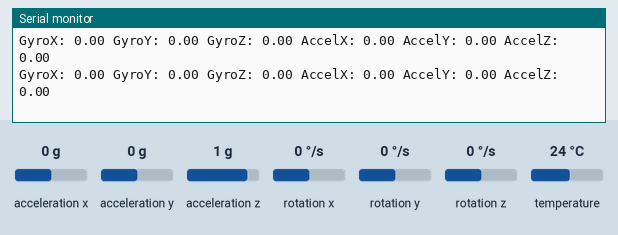
Recording of a sketch running on a simulated Arduino Uno, built with avr-gcc and run on an emulated ATmega328P. On the bench: the last lines printed to the serial monitor. The inputs (shaded band) are chosen by the test bench; at power-on: acceleration x 0 g, acceleration y 0 g, acceleration z 1 g, rotation x 0 °/s, rotation y 0 °/s, rotation z 0 °/s, temperature 24 °C.

Above: at 6.5 s.
6.6 s: acceleration x set to -1.4 g
At 6.63 s:
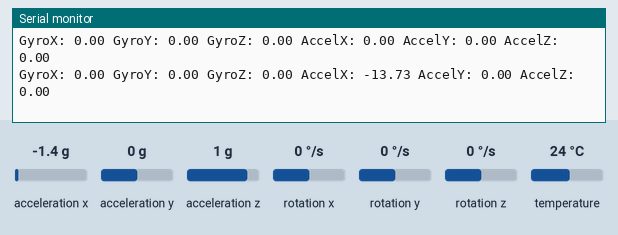
8.1 s: acceleration y set to -1.4 g
At 8.1 s:
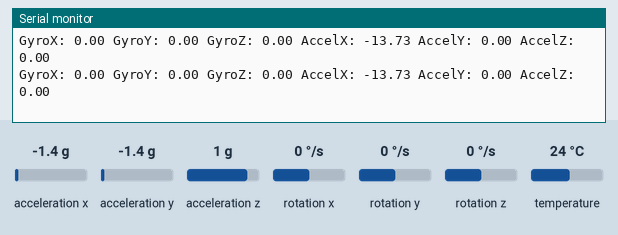
9.6 s: acceleration z set to -1.4 g
At 9.68 s:
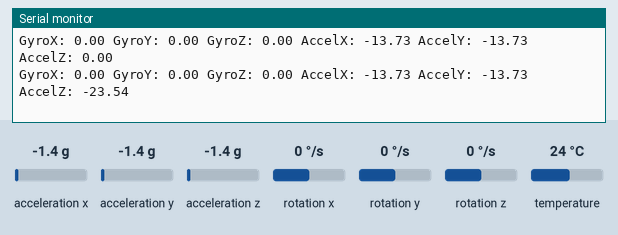
11.1 s: rotation x set to -192 °/s
At 11.15 s:
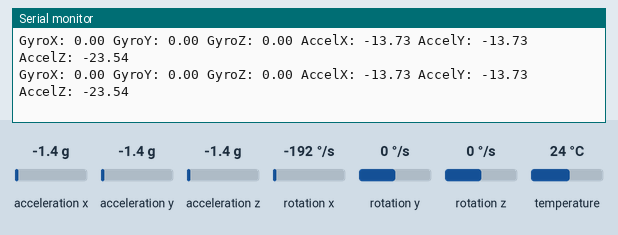
14.1 s: rotation y set to -192 °/s
At 14.1 s:
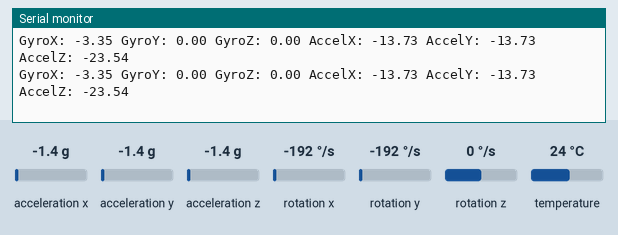

Measured:
- after the input at 6.6 s, the serial monitor: prints a new line at once (image 1)
- after the input at 9.6 s, the serial monitor: prints a new line after 0.08 s (image 3)

The sketch:

TestearMPU.ino
```cpp
#include <Wire.h>
#include <Adafruit_MPU6050.h>
#include <Adafruit_Sensor.h>

// Inicializar el MPU6050
Adafruit_MPU6050 mpu;

// Variables para almacenar los valores de calibración
float gyroXOffset, gyroYOffset, gyroZOffset;
float accelXOffset, accelYOffset, accelZOffset;

void setup() {
  Serial.begin(115200);

  // Iniciar el MPU6050
  if (!mpu.begin()) {
    Serial.println("No se pudo encontrar un MPU6050, revisa la conexión!");
    while (1);
  }
  Serial.println("MPU6050 encontrado!");

  // Configurar el rango de aceleración y giroscopio
  mpu.setAccelerometerRange(MPU6050_RANGE_8_G);
  mpu.setGyroRange(MPU6050_RANGE_500_DEG);
  mpu.setFilterBandwidth(MPU6050_BAND_21_HZ);

  // Calibrar el sensor
  calibrateMPU6050();
}

void loop() {
  sensors_event_t a, g, temp;
  mpu.getEvent(&a, &g, &temp);

  // Aplicar la corrección de desviación (offset)
  float correctedGyroX = g.gyro.x - gyroXOffset;
  float correctedGyroY = g.gyro.y - gyroYOffset;
  float correctedGyroZ = g.gyro.z - gyroZOffset;

  float correctedAccelX = a.acceleration.x - accelXOffset;
  float correctedAccelY = a.acceleration.y - accelYOffset;
  float correctedAccelZ = a.acceleration.z - accelZOffset;

  // Usar los valores corregidos en tu aplicación
  Serial.print("GyroX: "); Serial.print(correctedGyroX);
  Serial.print(" GyroY: "); Serial.print(correctedGyroY);
  Serial.print(" GyroZ: "); Serial.print(correctedGyroZ);
  Serial.print(" AccelX: "); Serial.print(correctedAccelX);
  Serial.print(" AccelY: "); Serial.print(correctedAccelY);
  Serial.print(" AccelZ: "); Serial.println(correctedAccelZ);

  delay(100);
}

void calibrateMPU6050() {
  const int samples = 1000;
  float gyroXSum = 0, gyroYSum = 0, gyroZSum = 0;
  float accelXSum = 0, accelYSum = 0, accelZSum = 0;

  Serial.println("Calibrando... Por favor, mantén el sensor quieto.");

  for (int i = 0; i < samples; i++) {
    sensors_event_t a, g, temp;
    mpu.getEvent(&a, &g, &temp);

    gyroXSum += g.gyro.x;
    gyroYSum += g.gyro.y;
    gyroZSum += g.gyro.z;

    accelXSum += a.acceleration.x;
    accelYSum += a.acceleration.y;
    accelZSum += a.acceleration.z;

    delay(3);
  }

  // Calcular los promedios
  gyroXOffset = gyroXSum / samples;
  gyroYOffset = gyroYSum / samples;
  gyroZOffset = gyroZSum / samples;

  accelXOffset = accelXSum / samples;
  accelYOffset = accelYSum / samples;
  accelZOffset = accelZSum / samples;

  Serial.println("Calibración completa.");
}
```
